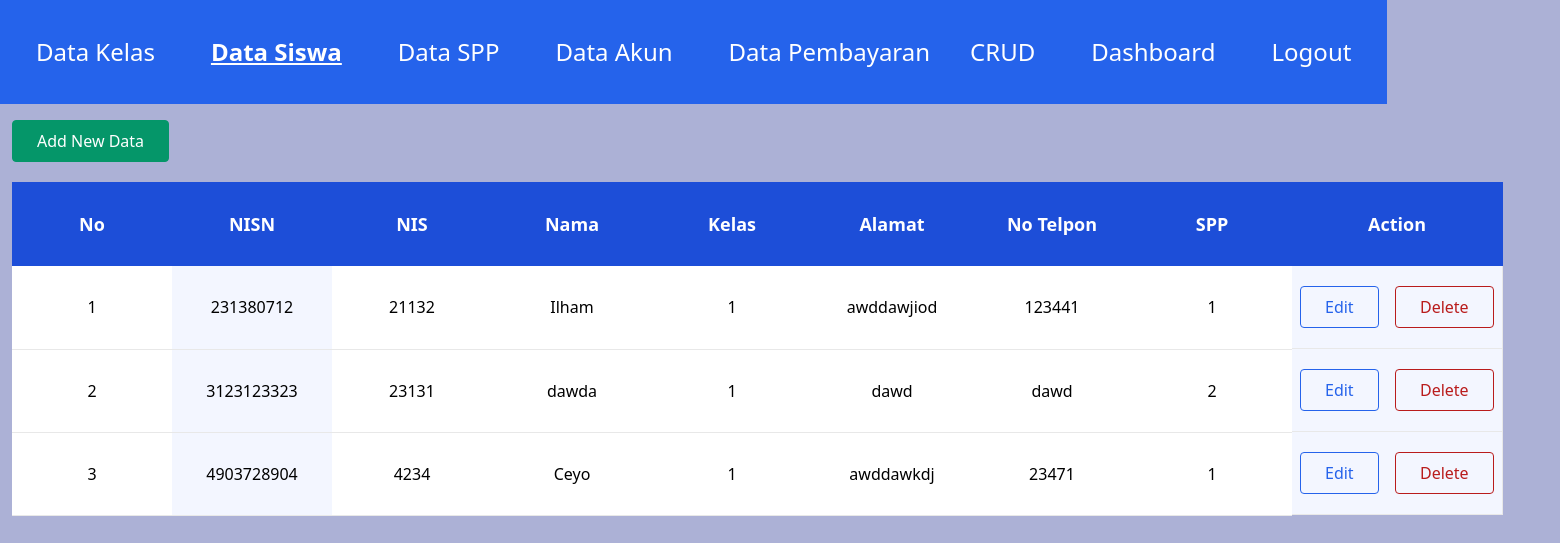
The page /pages/CRUD/data_siswa.php (signed in) on the database its author committed.
### tables this page shows
CREATE TABLE `data_siswa` (
  `nisn` char(10) NOT NULL,
  `nis` char(8) NOT NULL,
  `nama` varchar(35) NOT NULL,
  `id_kelas` int(11) NOT NULL,
  `alamat` text NOT NULL,
  `no_telp` varchar(13) NOT NULL,
  `id_spp` int(11) NOT NULL,
  `id_akun` int(11) NOT NULL
);

### pages/CRUD/data_siswa.php (the view, shortened to what this page needs)
<!DOCTYPE html>
<html lang="en">
  <head>
    <link href="../../dist/output.css" rel="stylesheet" />
  </head>
  <body class="min-h-screen bg-blue-light">
    <nav class="fixed min-w-72">
      <div style="justify-content:space-between;" class="flex w-screen min-w-full px-4 py-5 bg-blue-600 py-auto">
        <ul class="flex gap-4 py-4 text-white text-m">
            <li><a class="px-5 text-2xl hover:underline" href="./data_kelas.php"><span class="sr-only">(current)</span>Data Kelas</a></li>
            <li><a class="px-5 text-2xl font-bold underline" href="./data_siswa.php">Data Siswa</a></li>
            <li><a class="px-5 text-2xl first-letter hover:underline " href="./data_spp.php">Data SPP</a></li>
            <li><a class="px-5 text-2xl hover:underline" href="./data_akun.php">Data Akun</a></li>
            <li><a class="px-5 text-2xl hover:underline" href="./data_pembayaran.php">Data Pembayaran</a></li>
        </ul>
        <div class="right-0 flex gap-4 ">
             <ul class="flex gap-4 py-4 text-white text-m">
                <li><a class="px-5 text-2xl hover:underline" href="../CRUD/index.php">CRUD</a></li>
                <li><a class="px-5 text-2xl hover:underline" href="../dashboard/index.php">Dashboard</a></li>
                <li><a class="px-5 text-2xl hover:underline" href="../../login/logout.php">Logout</a></li>
             </ul>
         </div>
    </nav>
    <section class="py-20 lg:py-[120px] flex justify-center">
    <div class="container flex">
        <div class="flex flex-wrap ">
            <div class="">
                <div class="max-w-full overflow-x-auto">
                <a href="./create_page/siswa.php" class="inline-block px-6 py-2 mt-10 mb-5 mr-2 text-white bg-green-600 border border-green-600 rounded hover:border-white hover:text-white">
                         Add New Data
                     </a>
                    <table class="table-auto w-96">
                        <thead>
                            <tr class="text-center bg-blue-700">
                                <th class="w-1/6 min-w-[160px] text-lg font-semibold text-white py-4 lg:py-7 px-3 lg:px-4">
                                    No
                                </th>
                                <th class="w-1/6 min-w-[160px] text-lg font-semibold text-white py-4 lg:py-7 px-3 lg:px-4">
                                    NISN
                                </th>
                                <th class="w-1/6 min-w-[160px] text-lg font-semibold text-white py-4 lg:py-7 px-3 lg:px-4">
                                    NIS
                                </th>
                                <th class="w-1/6 min-w-[160px] text-lg font-semibold text-white py-4 lg:py-7 px-3 lg:px-4">
                                    Nama
                                </th>
                                <th class="w-1/6 min-w-[160px] text-lg font-semibold text-white py-4 lg:py-7 px-3 lg:px-4">
                                    Kelas
                                </th>
                                <th class="w-1/6 min-w-[160px] text-lg font-semibold text-white py-4 lg:py-7 px-3 lg:px-4">
                                    Alamat
                                </th>
                                <th class="w-1/6 min-w-[160px] text-lg font-semibold text-white py-4 lg:py-7 px-3 lg:px-4">
                                    No Telpon
                                </th>
                                <th class="w-1/6 min-w-[160px] text-lg font-semibold text-white py-4 lg:py-7 px-3 lg:px-4">
                                    SPP
                                </th>
                                <th class="w-1/6 min-w-[160px] text-lg font-semibold text-white py-4 lg:py-7 px-3 lg:px-4 border-r border-transparent">
                                    Action
                                </th>
                            </tr>
                        </thead>
                        <tbody>
                            <?php
                                require("../../connection.php");
                                $no = 1;
                                $query = mysqli_query($conn,"SELECT * FROM `data_siswa`");
                                while($row = mysqli_fetch_array($query)){
                            ?>
                            <tr>
                                <th class="text-center text-dark font-medium text-base py-5 px-2 bg-white border-b border-[#E8E8E8]">
                                    <?php echo $no++ ?>
                                </th>
                                <td class="text-center text-dark font-medium text-base py-5 px-2 bg-[#F3F6FF] border-b border-[#E8E8E8]">
                                    <?php echo $row["nisn"] ?>
                                </td>
                                <td class="text-center text-dark font-medium text-base py-5 px-2 bg-white border-b border-[#E8E8E8]">
                                    <?php echo $row["nis"] ?>
                                </td>
                                <td class="text-center text-dark font-medium text-base py-5 px-2 bg-white border-b border-[#E8E8E8]">
                                    <?php echo $row["nama"] ?>
                                </td>
                                <td class="text-center text-dark font-medium text-base py-5 px-2 bg-white border-b border-[#E8E8E8]">
                                    <?php echo $row["id_kelas"] ?>
                                </td>
                                <td class="text-center text-dark font-medium text-base py-5 px-2 bg-white border-b border-[#E8E8E8]">
                                    <?php echo $row["alamat"] ?>
                                </td>
                                <td class="text-center text-dark font-medium text-base py-5 px-2 bg-white border-b border-[#E8E8E8]">
                                    <?php echo $row["no_telp"] ?>
                                </td>
                                <td class="text-center text-dark font-medium text-base py-5 px-2 bg-white border-b border-[#E8E8E8]">
                                    <?php echo $row["id_spp"] ?>
                                </td>
                                <td class="text-center flex items-center justify-center text-dark font-medium text-base py-5 px-2 bg-[#F3F6FF] border-b border-r border-[#E8E8E8]">
                                    <a href="./edit_page/siswa.php?id=<?php echo $row['nisn']; ?>" class="inline-block px-6 py-2 mr-2 text-blue-600 border border-blue-600 rounded hover:bg-blue-600 hover:text-white">
                                        Edit
                                    </a>
                                    <p>&nbsp;&nbsp;</p>
                                    <a href="./delete/siswa.php?id=<?php echo $row['nisn']; ?>" class="inline-block px-6 py-2 text-red-700 border border-red-700 rounded hover:bg-red-700 hover:text-white">
                                        Delete
                                    </a>
                                </td>
                            </tr>
                           <?php } ?>
                        </tbody>
                    </table>
                </div>
            </div>
        </div>
    </div>
    </section>
  </body>
</html>

### rows shown on the page
data_siswa: nisn "231380712", nis "21132", nama "Ilham", id_kelas "1", alamat "awddawjiod", no_telp "123441", id_spp "1"
data_siswa: nisn "3123123323", nis "23131", nama "dawda", id_kelas "1", alamat "dawd", no_telp "dawd", id_spp "2"
data_siswa: nisn "4903728904", nis "4234", nama "Ceyo", id_kelas "1", alamat "awddawkdj", no_telp "23471", id_spp "1"
